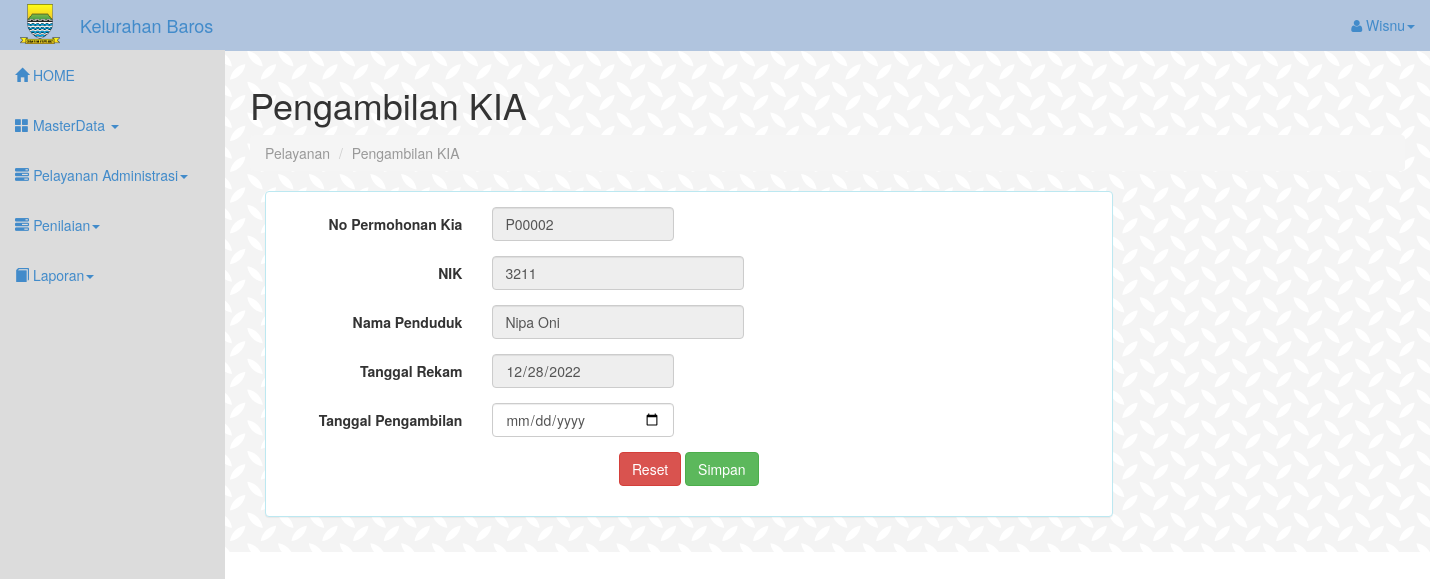
Page /pengambilan_kia.php?id=P00002 (signed in) on the committed database.
### tables this page shows
CREATE TABLE `tb_permohonankia` (
  `no_permohonanKia` varchar(10) NOT NULL,
  `nik` varchar(16) NOT NULL,
  `jenisPermohonan` varchar(30) NOT NULL,
  `tgl_penyerahanBerkas` date NOT NULL,
  `tglRekam` date NOT NULL,
  `tgl_pengambilan` date NOT NULL,
  `status` varchar(30) NOT NULL
);

CREATE TABLE `tb_penduduk` (
  `id_penduduk` int(11) NOT NULL,
  `nik` varchar(16) NOT NULL,
  `nama` varchar(50) NOT NULL,
  `tempatLahir` varchar(30) NOT NULL,
  `tanggalLahir` date NOT NULL,
  `jenisKelamin` varchar(15) NOT NULL,
  `alamat` varchar(50) NOT NULL,
  `rt` varchar(3) NOT NULL,
  `rw` varchar(3) NOT NULL,
  `kelurahan` varchar(30) NOT NULL,
  `agama` varchar(30) NOT NULL,
  `pendidikan` varchar(30) NOT NULL,
  `statusPerkawinan` varchar(30) NOT NULL,
  `pekerjaan` varchar(50) NOT NULL,
  `golDarah` varchar(2) NOT NULL,
  `nomorTlp` varchar(15) NOT NULL,
  `foto` varchar(200) NOT NULL
);

### pengambilan_kia.php (the view, shortened to what this page needs)
<!DOCTYPE html>
<html lang="en">
  <head>
    <link href="assets/css/bootstrap.css" rel="stylesheet">
    <link href="assets/css/sb-admin.css" rel="stylesheet">
    <link rel="stylesheet" href="assets/font-awesome/css/font-awesome.min.css">
  </head>
<body>
<?php
require_once('koneksi.php');
if(isset($_GET['id'])){
  $id=($_GET['id']);
                      $query="SELECT * FROM tb_permohonankia as p JOIN tb_penduduk as d ON p.nik=d.nik where no_permohonanKia='$id'";
                      $result=mysqli_query($koneksi,$query);
                      $data=mysqli_fetch_assoc($result);
                      $noper=$data["no_permohonanKia"];
                      $nik=$data["nik"];
                      $nama=$data["nama"];
                      $tgl_rekam=$data["tglRekam"];
                      $status=$data["status"];
                  }if($status=="Sudah Diambil"){
                  	echo"<script>alert('KIA Sudah Diambil')</script>";
          			echo"<script>location='tampil_KIA.php';</script>";
                  }
                  ?>
 <div id="wrapper">
<?php
include"header.php";
?>
</div>
<div id="page-wrapper">
<div class="row" id="contentInput" >
          <div class="col-lg-12">
            <h1> Pengambilan KIA</h1>
            <ol class="breadcrumb">
              <li class="active">Pelayanan</li>
              <li class="active">Pengambilan KIA</li>
            </ol>
          </div>
      </div>
<div class="container">
        <div class="row row-table">
          <div class="col-sm-9 col-table">
          <div class="panel panel-info">
          <div class="panel-body">
         <form  action="" class="form-horizontal" method="POST" enctype="multipart/form-data">
                  <div class="form-group form-group-sm">
                    <label class=" control-label col-sm-3" for="txtno" control-label">No Permohonan Kia</label>
                    <div class="col-sm-3">
                    <input type="text" class="form-control" name="txtno" id="txtno" value="<?php echo $noper; ?>" readonly>
                </div>
              </div>
               <div class="form-group form-group-sm">
                    <label class=" control-label col-sm-3" for="txtnik" control-label">NIK</label>
                    <div class="col-sm-4">
                    <input type="text" class="form-control" name="txtnik" id="txtnik" readonly value="<?php echo $nik; ?>">
                </div>
              </div>
              <div class="form-group form-group-sm">
                    <label class=" control-label col-sm-3" for="txtnama" control-label">Nama Penduduk</label>
                    <div class="col-sm-4">
                    <input type="text" class="form-control" name="txtnama" id="txtnama" readonly value="<?php echo $nama; ?>">
                </div>
              </div>
               <div class="form-group form-group-sm">
                    <label class=" control-label col-sm-3" for="txt_tglrekam" control-label">Tanggal Rekam</label>
                    <div class="col-sm-3">
                    <input type="date" class="form-control" name="txt_tglrekam" id="txt_tglrekam" readonly value="<?php echo $tgl_rekam; ?>">
                </div>
              </div>
               <div class="form-group form-group-sm">
                    <label class=" control-label col-sm-3" for="txt_tglrekam" control-label">Tanggal Pengambilan</label>
                    <div class="col-sm-3">
                    <input type="date" class="form-control" name="txt_tglambil" id="txt_tglambil" placeholder="yyyy-mm-dd" required>
                </div>
              </div>
               <div class="form-group form-group=sm">
                    <center><button type="reset" align="right" class="btn btn-danger">Reset</button>
                    <input type="submit" align="right" class="btn btn-success"  value="Simpan" name="simpan"></center>
                </div>
</div>
 </div>

### assets/css/sb-admin.css (style rules this page uses)
body { margin-top: 50px; }
#wrapper { padding-left: 0; }
#page-wrapper { width: 100%; padding: 5px 15px; }
@media (min-width:768px) { #wrapper { padding-left: 225px; background:url(assets/logo/pat13.png); } }
@media (min-width:768px) { #page-wrapper { padding: 15px 25px; } }

### rows in the picture
tb_permohonankia: txtno "P00002", txtnik "3211", txtnama "Nipa Oni", txt_tglrekam "12/28/2022"

### other values in the picture
$_SESSION['userid'] "Wisnu"
